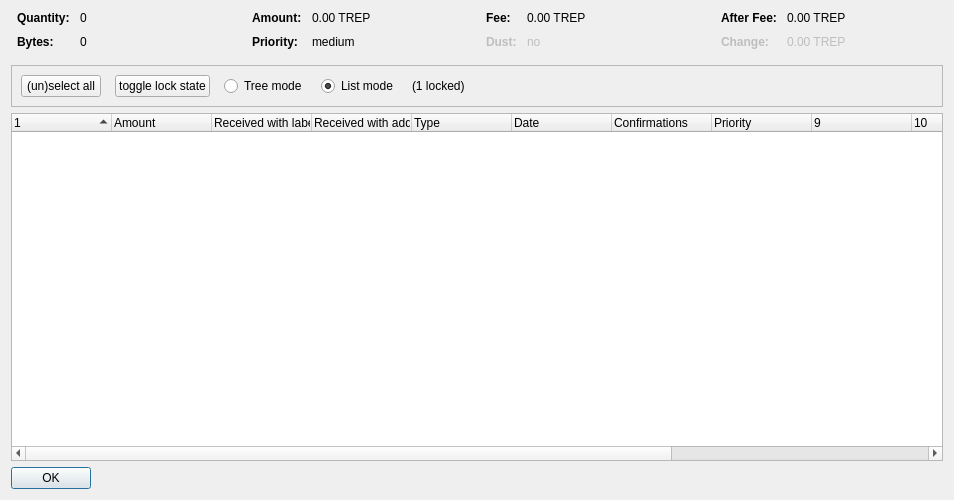
<?xml version="1.0" encoding="UTF-8"?>
<ui version="4.0">
 <class>CoinControlDialog</class>
 <widget class="QDialog" name="CoinControlDialog">
  <property name="geometry">
   <rect>
    <x>0</x>
    <y>0</y>
    <width>954</width>
    <height>500</height>
   </rect>
  </property>
  <property name="windowTitle">
   <string>Coin Selection</string>
  </property>
  <layout class="QVBoxLayout" name="verticalLayout">
   <item>
    <layout class="QHBoxLayout" name="horizontalLayoutTop" stretch="0,0,0,0">
     <property name="topMargin">
      <number>0</number>
     </property>
     <property name="bottomMargin">
      <number>10</number>
     </property>
     <item>
      <layout class="QFormLayout" name="formLayoutCoinControl1">
       <property name="horizontalSpacing">
        <number>10</number>
       </property>
       <property name="verticalSpacing">
        <number>10</number>
       </property>
       <property name="leftMargin">
        <number>6</number>
       </property>
       <property name="rightMargin">
        <number>6</number>
       </property>
       <item row="0" column="0">
        <widget class="QLabel" name="labelCoinControlQuantityText">
         <property name="font">
          <font>
           <weight>75</weight>
           <bold>true</bold>
          </font>
         </property>
         <property name="text">
          <string>Quantity:</string>
         </property>
        </widget>
       </item>
       <item row="0" column="1">
        <widget class="QLabel" name="labelCoinControlQuantity">
         <property name="cursor">
          <cursorShape>IBeamCursor</cursorShape>
         </property>
         <property name="contextMenuPolicy">
          <enum>Qt::ActionsContextMenu</enum>
         </property>
         <property name="text">
          <string notr="true">0</string>
         </property>
         <property name="textInteractionFlags">
          <set>Qt::LinksAccessibleByMouse|Qt::TextSelectableByKeyboard|Qt::TextSelectableByMouse</set>
         </property>
        </widget>
       </item>
       <item row="1" column="0">
        <widget class="QLabel" name="labelCoinControlBytesText">
         <property name="font">
          <font>
           <weight>75</weight>
           <bold>true</bold>
          </font>
         </property>
         <property name="text">
          <string>Bytes:</string>
         </property>
        </widget>
       </item>
       <item row="1" column="1">
        <widget class="QLabel" name="labelCoinControlBytes">
         <property name="cursor">
          <cursorShape>IBeamCursor</cursorShape>
         </property>
         <property name="contextMenuPolicy">
          <enum>Qt::ActionsContextMenu</enum>
         </property>
         <property name="text">
          <string notr="true">0</string>
         </property>
         <property name="textInteractionFlags">
          <set>Qt::LinksAccessibleByMouse|Qt::TextSelectableByKeyboard|Qt::TextSelectableByMouse</set>
         </property>
        </widget>
       </item>
      </layout>
     </item>
     <item>
      <layout class="QFormLayout" name="formLayoutCoinControl2">
       <property name="horizontalSpacing">
        <number>10</number>
       </property>
       <property name="verticalSpacing">
        <number>10</number>
       </property>
       <property name="leftMargin">
        <number>6</number>
       </property>
       <property name="rightMargin">
        <number>6</number>
       </property>
       <item row="0" column="0">
        <widget class="QLabel" name="labelCoinControlAmountText">
         <property name="font">
          <font>
           <weight>75</weight>
           <bold>true</bold>
          </font>
         </property>
         <property name="text">
          <string>Amount:</string>
         </property>
        </widget>
       </item>
       <item row="0" column="1">
        <widget class="QLabel" name="labelCoinControlAmount">
         <property name="cursor">
          <cursorShape>IBeamCursor</cursorShape>
         </property>
         <property name="contextMenuPolicy">
          <enum>Qt::ActionsContextMenu</enum>
         </property>
         <property name="text">
          <string notr="true">0.00 TREP</string>
         </property>
         <property name="textInteractionFlags">
          <set>Qt::LinksAccessibleByMouse|Qt::TextSelectableByKeyboard|Qt::TextSelectableByMouse</set>
         </property>
        </widget>
       </item>
       <item row="1" column="0">
        <widget class="QLabel" name="labelCoinControlPriorityText">
         <property name="font">
          <font>
           <weight>75</weight>
           <bold>true</bold>
          </font>
         </property>
         <property name="text">
          <string>Priority:</string>
         </property>
        </widget>
       </item>
       <item row="1" column="1">
        <widget class="QLabel" name="labelCoinControlPriority">
         <property name="cursor">
          <cursorShape>IBeamCursor</cursorShape>
         </property>
         <property name="contextMenuPolicy">
          <enum>Qt::ActionsContextMenu</enum>
         </property>
         <property name="text">
          <string>medium</string>
         </property>
         <property name="textInteractionFlags">
          <set>Qt::LinksAccessibleByMouse|Qt::TextSelectableByKeyboard|Qt::TextSelectableByMouse</set>
         </property>
        </widget>
       </item>
      </layout>
     </item>
     <item>
      <layout class="QFormLayout" name="formLayoutCoinControl3">
       <property name="horizontalSpacing">
        <number>10</number>
       </property>
       <property name="verticalSpacing">
        <number>10</number>
       </property>
       <property name="leftMargin">
        <number>6</number>
       </property>
       <property name="rightMargin">
        <number>6</number>
       </property>
       <item row="0" column="0">
        <widget class="QLabel" name="labelCoinControlFeeText">
         <property name="font">
          <font>
           <weight>75</weight>
           <bold>true</bold>
          </font>
         </property>
         <property name="text">
          <string>Fee:</string>
         </property>
        </widget>
       </item>
       <item row="0" column="1">
        <widget class="QLabel" name="labelCoinControlFee">
         <property name="cursor">
          <cursorShape>IBeamCursor</cursorShape>
         </property>
         <property name="contextMenuPolicy">
          <enum>Qt::ActionsContextMenu</enum>
         </property>
         <property name="text">
          <string notr="true">0.00 TREP</string>
         </property>
         <property name="textInteractionFlags">
          <set>Qt::LinksAccessibleByMouse|Qt::TextSelectableByKeyboard|Qt::TextSelectableByMouse</set>
         </property>
        </widget>
       </item>
       <item row="1" column="0">
        <widget class="QLabel" name="labelCoinControlLowOutputText">
         <property name="enabled">
          <bool>false</bool>
         </property>
         <property name="font">
          <font>
           <weight>75</weight>
           <bold>true</bold>
          </font>
         </property>
         <property name="text">
          <string>Dust:</string>
         </property>
        </widget>
       </item>
       <item row="1" column="1">
        <widget class="QLabel" name="labelCoinControlLowOutput">
         <property name="enabled">
          <bool>false</bool>
         </property>
         <property name="cursor">
          <cursorShape>IBeamCursor</cursorShape>
         </property>
         <property name="contextMenuPolicy">
          <enum>Qt::ActionsContextMenu</enum>
         </property>
         <property name="text">
          <string>no</string>
         </property>
         <property name="textInteractionFlags">
          <set>Qt::LinksAccessibleByMouse|Qt::TextSelectableByKeyboard|Qt::TextSelectableByMouse</set>
         </property>
        </widget>
       </item>
      </layout>
     </item>
     <item>
      <layout class="QFormLayout" name="formLayoutCoinControl4">
       <property name="horizontalSpacing">
        <number>10</number>
       </property>
       <property name="verticalSpacing">
        <number>10</number>
       </property>
       <property name="leftMargin">
        <number>6</number>
       </property>
       <property name="rightMargin">
        <number>6</number>
       </property>
       <item row="0" column="0">
        <widget class="QLabel" name="labelCoinControlAfterFeeText">
         <property name="font">
          <font>
           <weight>75</weight>
           <bold>true</bold>
          </font>
         </property>
         <property name="text">
          <string>After Fee:</string>
         </property>
        </widget>
       </item>
       <item row="0" column="1">
        <widget class="QLabel" name="labelCoinControlAfterFee">
         <property name="cursor">
          <cursorShape>IBeamCursor</cursorShape>
         </property>
         <property name="contextMenuPolicy">
          <enum>Qt::ActionsContextMenu</enum>
         </property>
         <property name="text">
          <string notr="true">0.00 TREP</string>
         </property>
         <property name="textInteractionFlags">
          <set>Qt::LinksAccessibleByMouse|Qt::TextSelectableByKeyboard|Qt::TextSelectableByMouse</set>
         </property>
        </widget>
       </item>
       <item row="1" column="0">
        <widget class="QLabel" name="labelCoinControlChangeText">
         <property name="enabled">
          <bool>false</bool>
         </property>
         <property name="font">
          <font>
           <weight>75</weight>
           <bold>true</bold>
          </font>
         </property>
         <property name="text">
          <string>Change:</string>
         </property>
        </widget>
       </item>
       <item row="1" column="1">
        <widget class="QLabel" name="labelCoinControlChange">
         <property name="enabled">
          <bool>false</bool>
         </property>
         <property name="cursor">
          <cursorShape>IBeamCursor</cursorShape>
         </property>
         <property name="contextMenuPolicy">
          <enum>Qt::ActionsContextMenu</enum>
         </property>
         <property name="text">
          <string notr="true">0.00 TREP</string>
         </property>
         <property name="textInteractionFlags">
          <set>Qt::LinksAccessibleByMouse|Qt::TextSelectableByKeyboard|Qt::TextSelectableByMouse</set>
         </property>
        </widget>
       </item>
      </layout>
     </item>
    </layout>
   </item>
   <item>
    <widget class="QFrame" name="frame">
     <property name="minimumSize">
      <size>
       <width>0</width>
       <height>40</height>
      </size>
     </property>
     <property name="frameShape">
      <enum>QFrame::StyledPanel</enum>
     </property>
     <property name="frameShadow">
      <enum>QFrame::Sunken</enum>
     </property>
     <layout class="QHBoxLayout" name="horizontalLayout">
      <item>
       <layout class="QHBoxLayout" name="horizontalLayoutPanel" stretch="0,0,0,0,0,0">
        <property name="spacing">
         <number>14</number>
        </property>
        <item>
         <widget class="QPushButton" name="pushButtonSelectAll">
          <property name="sizePolicy">
           <sizepolicy hsizetype="Maximum" vsizetype="Fixed">
            <horstretch>0</horstretch>
            <verstretch>0</verstretch>
           </sizepolicy>
          </property>
          <property name="text">
           <string>(un)select all</string>
          </property>
          <property name="autoDefault">
           <bool>false</bool>
          </property>
         </widget>
        </item>
        <item>
         <widget class="QPushButton" name="pushButtonToggleLock">
          <property name="sizePolicy">
           <sizepolicy hsizetype="Maximum" vsizetype="Fixed">
            <horstretch>0</horstretch>
            <verstretch>0</verstretch>
           </sizepolicy>
          </property>
          <property name="text">
           <string>toggle lock state</string>
          </property>
          <property name="autoDefault">
           <bool>false</bool>
          </property>
         </widget>
        </item>
        <item>
         <widget class="QRadioButton" name="radioTreeMode">
          <property name="sizePolicy">
           <sizepolicy hsizetype="Maximum" vsizetype="Fixed">
            <horstretch>0</horstretch>
            <verstretch>0</verstretch>
           </sizepolicy>
          </property>
          <property name="text">
           <string>Tree mode</string>
          </property>
         </widget>
        </item>
        <item>
         <widget class="QRadioButton" name="radioListMode">
          <property name="sizePolicy">
           <sizepolicy hsizetype="Maximum" vsizetype="Fixed">
            <horstretch>0</horstretch>
            <verstretch>0</verstretch>
           </sizepolicy>
          </property>
          <property name="text">
           <string>List mode</string>
          </property>
          <property name="checked">
           <bool>true</bool>
          </property>
         </widget>
        </item>
        <item>
         <widget class="QLabel" name="labelLocked">
          <property name="text">
           <string>(1 locked)</string>
          </property>
         </widget>
        </item>
        <item>
         <spacer name="horizontalSpacer">
          <property name="orientation">
           <enum>Qt::Horizontal</enum>
          </property>
          <property name="sizeHint" stdset="0">
           <size>
            <width>40</width>
            <height>20</height>
           </size>
          </property>
         </spacer>
        </item>
       </layout>
      </item>
     </layout>
    </widget>
   </item>
   <item>
    <widget class="CoinControlTreeWidget" name="treeWidget">
     <property name="contextMenuPolicy">
      <enum>Qt::CustomContextMenu</enum>
     </property>
     <property name="sortingEnabled">
      <bool>false</bool>
     </property>
     <property name="columnCount">
      <number>13</number>
     </property>
     <attribute name="headerShowSortIndicator" stdset="0">
      <bool>true</bool>
     </attribute>
     <attribute name="headerStretchLastSection">
      <bool>false</bool>
     </attribute>
     <column>
      <property name="text">
       <string/>
      </property>
     </column>
     <column>
      <property name="text">
       <string>Amount</string>
      </property>
     </column>
     <column>
      <property name="text">
       <string>Received with label</string>
      </property>
     </column>
     <column>
      <property name="text">
       <string>Received with address</string>
      </property>
     </column>
     <column>
      <property name="text">
       <string>Type</string>
      </property>
     </column>
     <column>
      <property name="text">
       <string>Date</string>
      </property>
     </column>
     <column>
      <property name="text">
       <string>Confirmations</string>
      </property>
      <property name="toolTip">
       <string>Confirmed</string>
      </property>
     </column>
     <column>
      <property name="text">
       <string>Priority</string>
      </property>
     </column>
     <column>
      <property name="text">
       <string/>
      </property>
     </column>
     <column>
      <property name="text">
       <string/>
      </property>
     </column>
     <column>
      <property name="text">
       <string/>
      </property>
     </column>
     <column>
      <property name="text">
       <string/>
      </property>
     </column>
     <column>
      <property name="text">
       <string/>
      </property>
     </column>
    </widget>
   </item>
   <item>
    <widget class="QDialogButtonBox" name="buttonBox">
     <property name="sizePolicy">
      <sizepolicy hsizetype="Maximum" vsizetype="Fixed">
       <horstretch>0</horstretch>
       <verstretch>0</verstretch>
      </sizepolicy>
     </property>
     <property name="orientation">
      <enum>Qt::Horizontal</enum>
     </property>
     <property name="standardButtons">
      <set>QDialogButtonBox::Ok</set>
     </property>
    </widget>
   </item>
  </layout>
 </widget>
 <customwidgets>
  <customwidget>
   <class>CoinControlTreeWidget</class>
   <extends>QTreeWidget</extends>
   <header>coincontroltreewidget.h</header>
  </customwidget>
 </customwidgets>
 <resources/>
 <connections/>
</ui>
